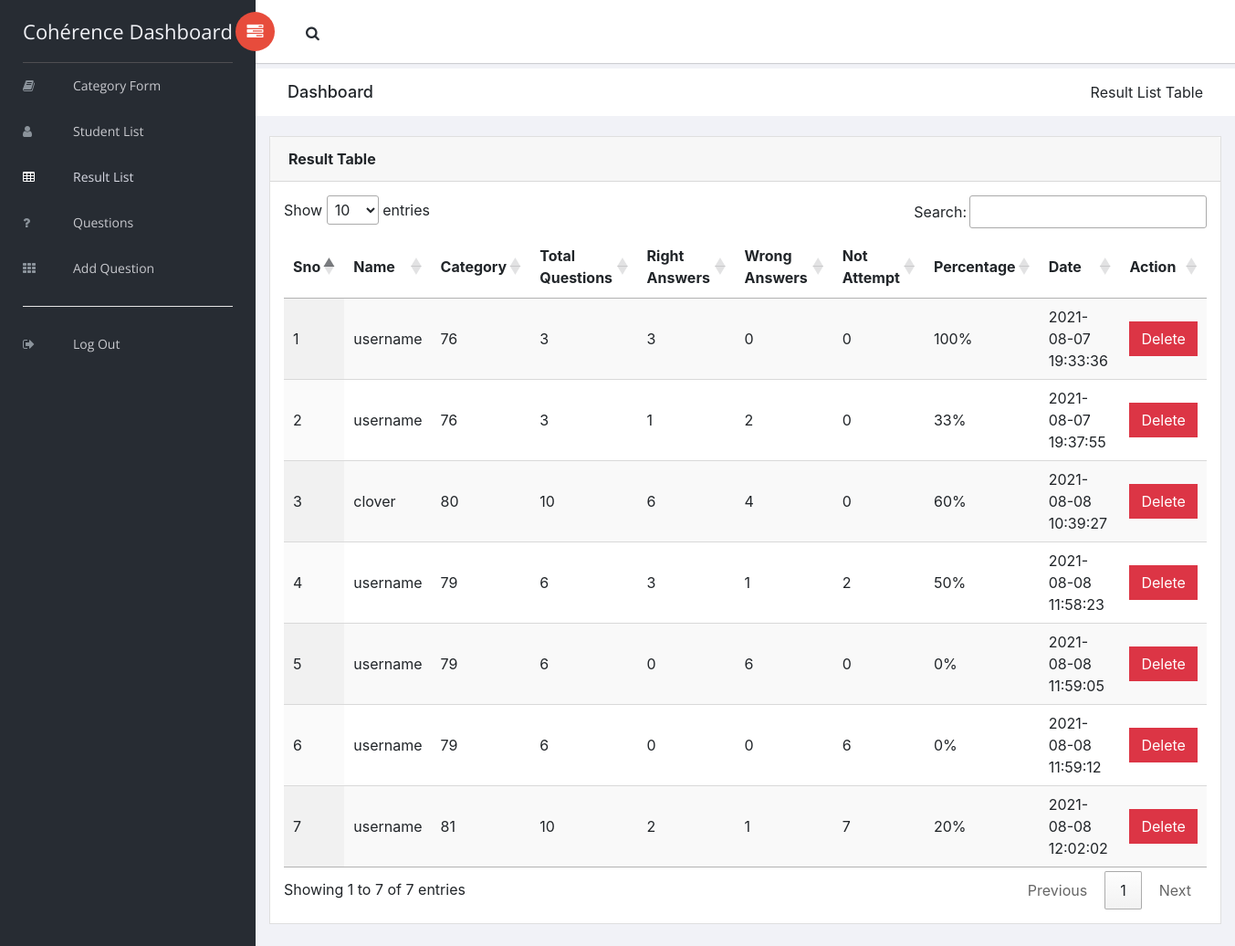
Screenshot of /Admin2/results_list.php with the database file from the repository.
### tables this page shows
CREATE TABLE `result` (
  `id` int(11) NOT NULL,
  `username` varchar(100) NOT NULL,
  `category` varchar(100) NOT NULL,
  `total_questions` int(11) NOT NULL,
  `right_ans` int(11) NOT NULL,
  `wrong_ans` int(11) NOT NULL,
  `not_attempt` int(11) NOT NULL,
  `percenage` int(11) NOT NULL,
  `date` timestamp NOT NULL DEFAULT current_timestamp() ON UPDATE current_timestamp()
);

### Admin2/results_list.php (the view, shortened to what this page needs)
<?php include('header.php');
include('connection.php');
 ?>
    <aside id="left-panel" class="left-panel">
        <nav class="navbar navbar-expand-sm navbar-default">
            <div class="navbar-header">
                <a class="navbar-brand" href="./">Cohérence Dashboard</a>
            </div>
            <div id="main-menu" class="main-menu collapse navbar-collapse">
                <ul class="nav navbar-nav">
                    <li >
                        <a href="categories.php"><i class="menu-icon fa fa-book" ></i>Category Form</a>
                    </li>
                    <li>
                        <a href="students_list.php"><i class="menu-icon fa fa-user"></i>Student List</a>
                    </li>
                    <li class="active">
                        <a href="results_list.php"><i class="menu-icon fa fa-table"></i>Result List</a>
                    </li>
                    <li>
                        <a href="questions_list.php"><i class="menu-icon fa fa-question"></i>Questions </a>
                    </li>
                    <li>
                        <a href="Add_question.php"><i class="menu-icon fa fa-th"></i>Add Question</a>
                    </li>
                    <li>
                         <hr style="background-color:white">
                       <a href="logout.php"><i class="menu-icon fa fa-sign-out"></i>Log Out </a>
                    </li>
                </ul>
            </div>
        </nav>
    </aside>
    <div id="right-panel" class="right-panel">
        <header id="header" class="header">
            <div class="header-menu">
                <div class="col-sm-7">
                    <a id="menuToggle" class="menutoggle pull-left"><i class="fa fa fa-tasks"></i></a>
                    <div class="header-left">
                        <button class="search-trigger"><i class="fa fa-search"></i></button>
        </header>
        <div class="breadcrumbs">
            <div class="col-sm-4">
                <div class="page-header float-left">
                    <div class="page-title">
                        <h1>Dashboard</h1>
                    </div>
                </div>
            </div>
            <div class="col-sm-8">
                <div class="page-header float-right">
                    <div class="page-title">
                        <ol class="breadcrumb text-right">
                            <li class="active">Result List table</li>
                        </ol>
                    </div>
                </div>
            </div>
        </div>
        <div class="content mt-3">
            <div class="animated fadeIn">
                <div class="row">
                    <div class="col-md-12">
                        <div class="card">
                            <div class="card-header">
                                <strong class="card-title">Result Table</strong>
                            </div>
                            <div class="card-body">
<table id="example" class="display" cellspacing="0" width="100%">
                                    <thead>
                                        <tr>
                                            <th>Sno<?php $sno=0; ?></th>
                                            <th> Name</th>
                                            <th>Category</th>
                                            <th>Total Questions</th>
                                            <th>Right Answers</th>
                                            <th>Wrong Answers</th>
                                            <th>Not Attempt</th>
                                            <th>Percentage</th>
                                            <th>Date</th>
                                            <th>Action</th>
                                        </tr>
                                    </thead>
                                     <tbody>
     <?php
        $select_user="SELECT * FROM result";
        $res=mysqli_query($conn,$select_user);
        if(mysqli_num_rows($res)>0){
            while($rs=mysqli_fetch_assoc($res)){
                ?>
                                        <tr>
                                            <td><?php echo ++$sno;?></td>
                                            <td><?php echo $rs['username']; ?></td>
                                            <td><?php echo $rs['category']; ?></td>
                                            <td><?php echo $rs['total_questions']; ?></td>
                                            <td><?php echo $rs['right_ans']; ?></td>
                                            <td><?php echo $rs['wrong_ans']; ?></td>
                                            <td><?php echo $rs['not_attempt']; ?></td>
                                            <td><?php echo $rs['percenage']; ?>%</td>
                                            <td><?php echo $rs['date']; ?></td>
                             <?php $userID=$rs['id'];?>
                        <td><?php echo "<a href='del_result.php?id=$userID'><button class='btn btn-danger btn-xs' onclick=' return del();'>Delete</button></a>"?></td>
                                        </tr>
                <?php
            }
        }
?>
                                    </tbody>
                                </table>
                            </div>
                        </div>
                    </div>
                </div>
            </div>
        </div>
    </div>
</body>
</html>
<link rel="stylesheet" type="text/css" href="https://cdn.datatables.net/1.10.15/css/dataTables.jqueryui.min.css"/>
<link rel="stylesheet" href="http://cdn.datatables.net/1.10.13/css/jquery.dataTables.min.css">

### rows the page displays
result: username "username", category "76", total_questions "3", right_ans "3", wrong_ans "0", not_attempt "0", percenage "100", date "2021-08-07 19:33:36"
result: username "username", category "76", total_questions "3", right_ans "1", wrong_ans "2", not_attempt "0", percenage "33", date "2021-08-07 19:37:55"
result: username "clover", category "80", total_questions "10", right_ans "6", wrong_ans "4", not_attempt "0", percenage "60", date "2021-08-08 10:39:27"
result: username "username", category "79", total_questions "6", right_ans "3", wrong_ans "1", not_attempt "2", percenage "50", date "2021-08-08 11:58:23"
result: username "username", category "79", total_questions "6", right_ans "0", wrong_ans "6", not_attempt "0", percenage "0", date "2021-08-08 11:59:05"
result: username "username", category "79", total_questions "6", right_ans "0", wrong_ans "0", not_attempt "6", percenage "0", date "2021-08-08 11:59:12"
result: username "username", category "81", total_questions "10", right_ans "2", wrong_ans "1", not_attempt "7", percenage "20", date "2021-08-08 12:02:02"
